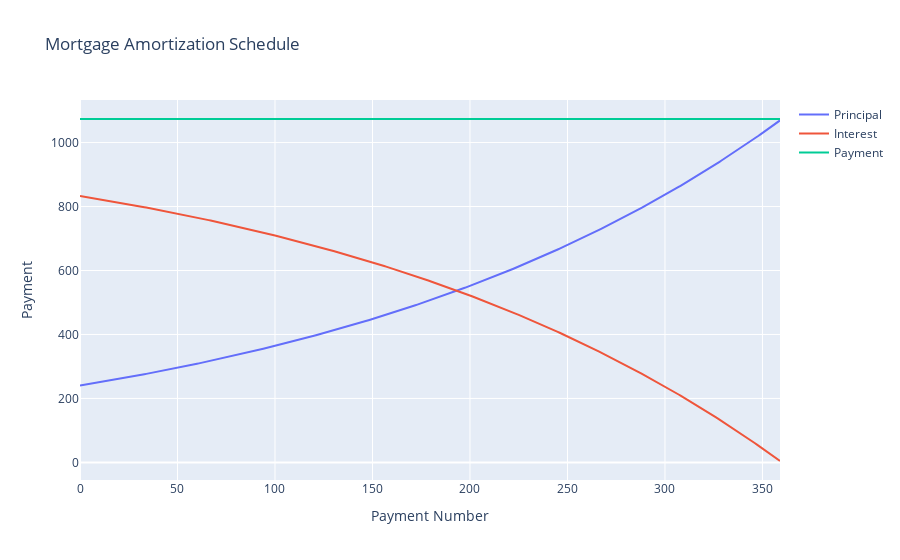

Notebook code cell kept with this figure:
### Code cell
#Plotly version of the same graph

plot = go.Figure()
plot.add_trace(go.Scatter(y=principal_schedule, name="Principal"))
plot.add_trace(go.Scatter(y=interest_schedule, name="Interest"))
plot.add_trace(go.Scatter(y=payment_schedule, name="Payment"))
plot.update_layout(title="Mortgage Amortization Schedule", xaxis_title="Payment Number", yaxis_title="Payment")
plot.show()

### Figure 1 — Plotly figure (JSON) as saved in the notebook; plotly's stock layout.template omitted (floating-point values rounded to 4 significant figures; data arrays with more than 128 entries replaced by an {"elided": "..."} marker saying what was removed)
{"data": [{"name": "Principal", "type": "scatter", "y": {"elided": "360 float values"}}, {"name": "Interest", "type": "scatter", "y": {"elided": "360 float values"}}, {"name": "Payment", "type": "scatter", "y": {"elided": "360 float values"}}], "layout": {"title": {"text": "Mortgage Amortization Schedule"}, "xaxis": {"title": {"text": "Payment Number"}}, "yaxis": {"title": {"text": "Payment"}}}}
